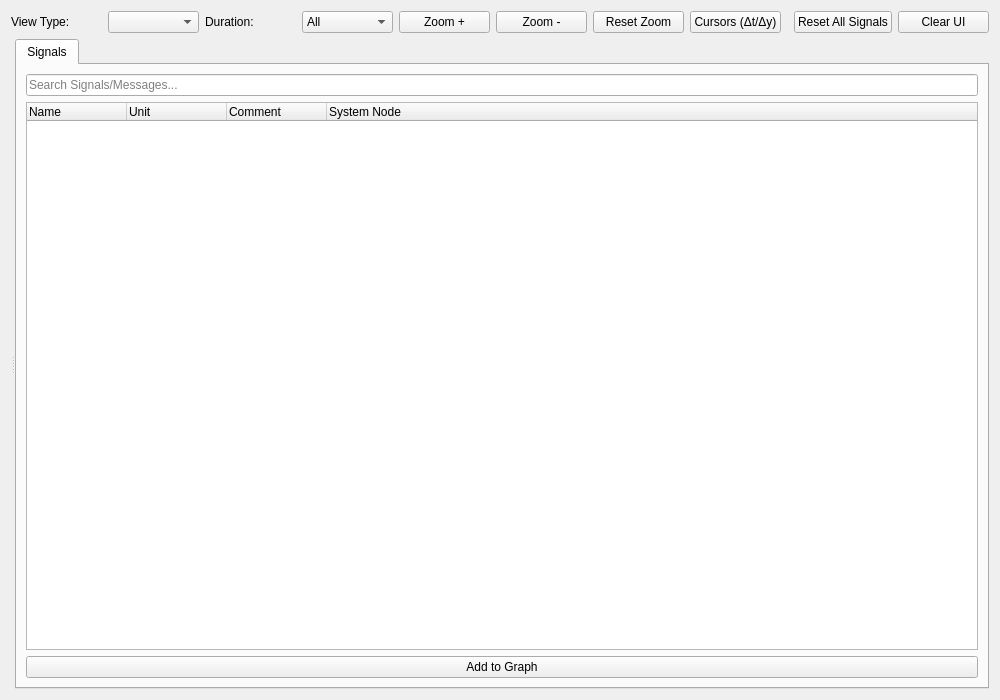
<?xml version="1.0" encoding="UTF-8"?>
<ui version="4.0">
 <class>GraphWindow</class>
 <widget class="QWidget" name="GraphWindow">
  <property name="geometry">
   <rect>
    <x>0</x>
    <y>0</y>
    <width>1000</width>
    <height>700</height>
   </rect>
  </property>
  <property name="windowTitle">
   <string>Visualization View</string>
  </property>
  <layout class="QVBoxLayout" name="verticalLayout">
   <item>
    <layout class="QHBoxLayout" name="toolbarLayout">
     <item>
      <widget class="QLabel" name="label">
       <property name="text">
        <string>View Type:</string>
       </property>
      </widget>
     </item>
     <item>
      <widget class="QComboBox" name="viewSelector"/>
     </item>
     <item>
      <widget class="QLabel" name="label_2">
       <property name="text">
        <string>Duration:</string>
       </property>
      </widget>
     </item>
     <item>
      <widget class="QComboBox" name="durationSelector">
       <item>
        <property name="text">
         <string>All</string>
        </property>
       </item>
       <item>
        <property name="text">
         <string>1 min</string>
        </property>
       </item>
       <item>
        <property name="text">
         <string>5 min</string>
        </property>
       </item>
       <item>
        <property name="text">
         <string>10 min</string>
        </property>
       </item>
       <item>
        <property name="text">
         <string>15 min</string>
        </property>
       </item>
       <item>
        <property name="text">
         <string>30 min</string>
        </property>
       </item>
      </widget>
     </item>
     <item>
      <widget class="QPushButton" name="zoomInButton">
       <property name="text">
        <string>Zoom +</string>
       </property>
       <property name="toolTip">
        <string>Zoom in along time axis</string>
       </property>
      </widget>
     </item>
     <item>
      <widget class="QPushButton" name="zoomOutButton">
       <property name="text">
        <string>Zoom -</string>
       </property>
       <property name="toolTip">
        <string>Zoom out along time axis</string>
       </property>
      </widget>
     </item>
     <item>
      <widget class="QPushButton" name="resetZoomButton">
       <property name="text">
        <string>Reset Zoom</string>
       </property>
       <property name="toolTip">
        <string>Reset zoom and re-enable auto scroll</string>
       </property>
      </widget>
     </item>
     <item>
      <widget class="QPushButton" name="cursorsButton">
       <property name="text">
        <string>Cursors (Δt/Δy)</string>
       </property>
       <property name="checkable">
        <bool>true</bool>
       </property>
       <property name="toolTip">
        <string>Toggle dual measurement cursors (Left-click: A, Right/Shift-click: B)</string>
       </property>
      </widget>
     </item>
     <item>
      <spacer name="horizontalSpacer">
       <property name="orientation">
        <enum>Qt::Horizontal</enum>
       </property>
      </spacer>
     </item>

     <item>
      <widget class="QPushButton" name="btnFullReset">
       <property name="text">
        <string>Reset All Signals</string>
       </property>
      </widget>
     </item>
     <item>
      <widget class="QPushButton" name="clearButton">
       <property name="text">
        <string>Clear UI</string>
       </property>
      </widget>
     </item>
    </layout>
   </item>
   <item>
    <widget class="QSplitter" name="verticalMainSplitter">
     <property name="orientation">
      <enum>Qt::Horizontal</enum>
     </property>
     <property name="childrenCollapsible">
      <bool>false</bool>
     </property>
     <widget class="QSplitter" name="graphSplitter">
      <property name="orientation">
       <enum>Qt::Vertical</enum>
      </property>
      <widget class="QStackedWidget" name="stackedWidget">
       <property name="currentIndex">
        <number>-1</number>
       </property>
      </widget>
     </widget>
     <widget class="QTabWidget" name="tabWidget">
      <widget class="QWidget" name="configPanel">
       <attribute name="title">
        <string>Signals</string>
       </attribute>
       <layout class="QVBoxLayout" name="configLayout">
        <item>
         <widget class="QLineEdit" name="signalSearchEdit">
          <property name="placeholderText">
           <string>Search Signals/Messages...</string>
          </property>
         </widget>
        </item>
        <item>
         <widget class="QTreeWidget" name="signalTree">
          <column>
           <property name="text">
            <string>Name</string>
           </property>
          </column>
          <column>
           <property name="text">
            <string>Unit</string>
           </property>
          </column>
          <column>
           <property name="text">
            <string>Comment</string>
           </property>
          </column>
          <column>
           <property name="text">
            <string>System Node</string>
           </property>
           <property name="hidden">
            <bool>true</bool>
           </property>
          </column>
         </widget>
        </item>
        <item>
         <layout class="QHBoxLayout" name="horizontalLayout_actionButtons">
          <item>
           <widget class="QPushButton" name="btnAddGraph">
            <property name="text">
             <string>Add to Graph</string>
            </property>
           </widget>
          </item>
         </layout>
        </item>
       </layout>
      </widget>
     </widget>
    </widget>
   </item>
  </layout>
 </widget>
 <resources/>
 <connections/>
</ui>
